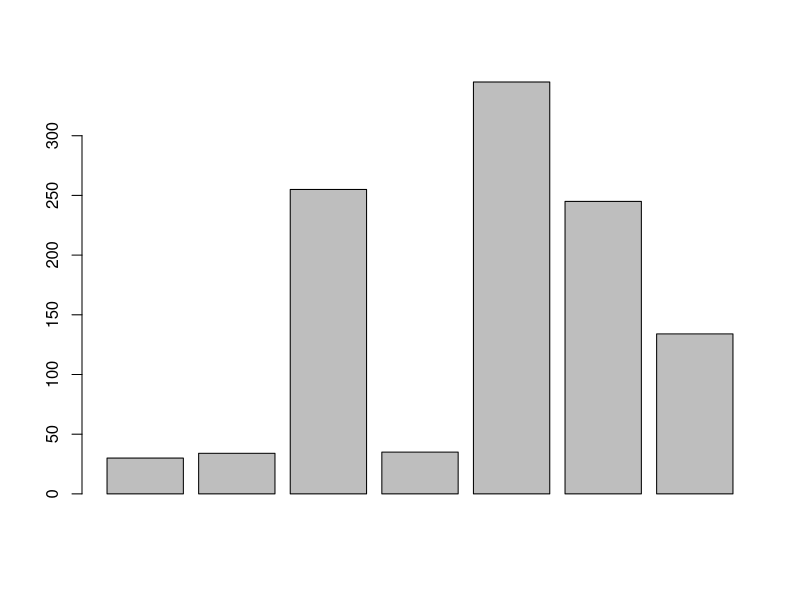

This chart was generated by the following R code: (Note: this script raises an error after producing the figure.)

x <- c(30, 34,255,35,345,245, 134)

barplot(x)
install.packages("RColorBrewer")
library("RColorBrewer", lib.loc="~/R/win-library/3.3")

display.brewer.all()

display.brewer.pal(6, "Accent")
display.brewer.pal(6, "Spectral")

mycol <- brewer.pal(7, "Accent")
barplot(x, col = mycol)

rm(list=ls())
